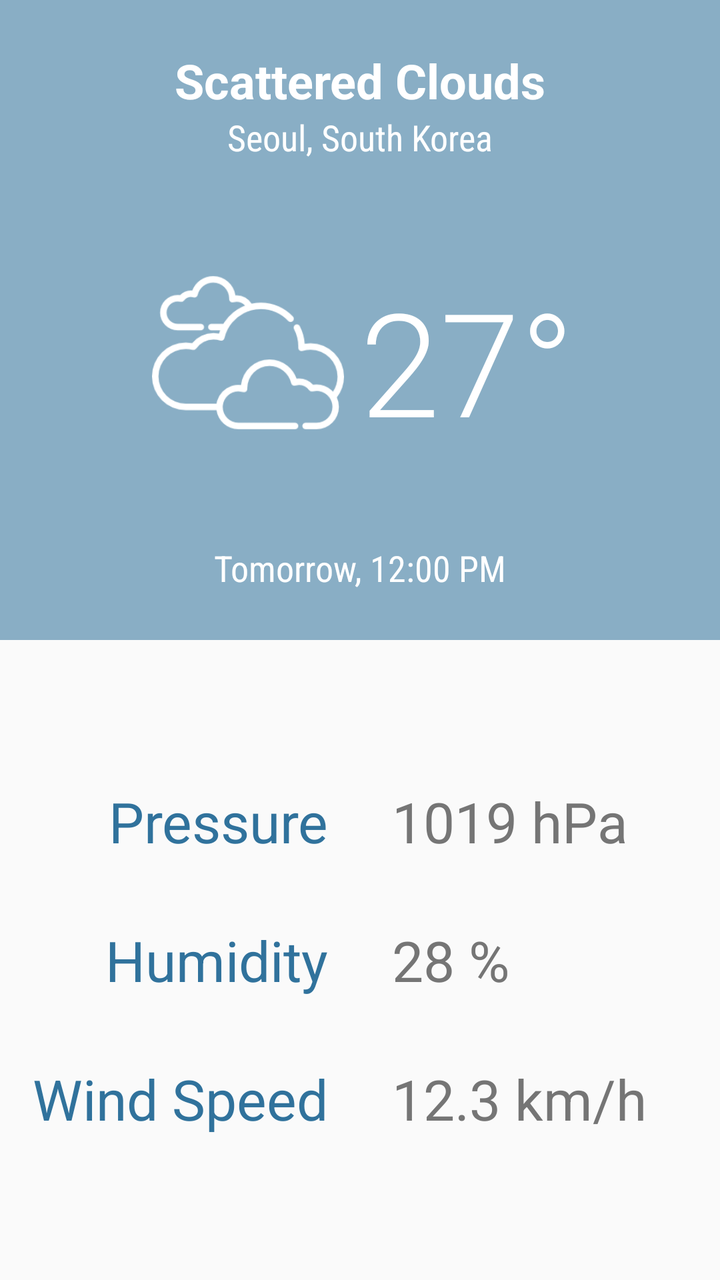
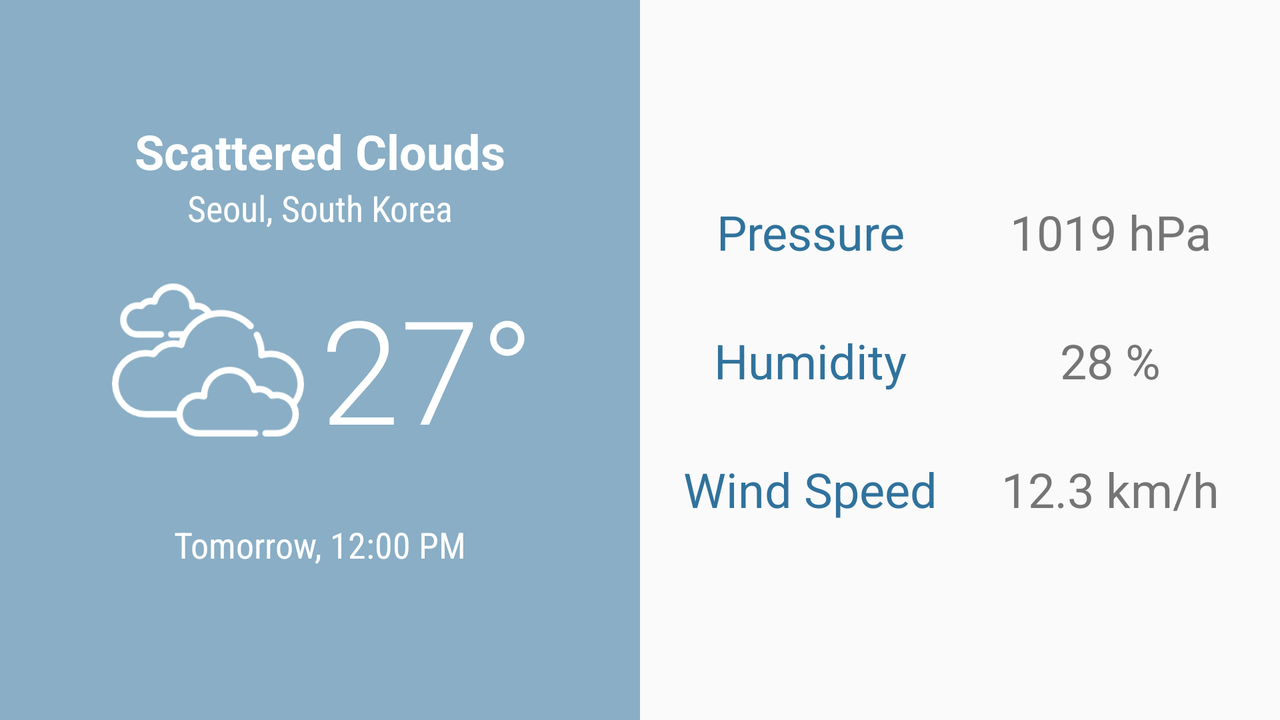

The same Android screen from two of the app's own layout files: first res/layout/ as a phone draws it, then the repository's variant for another configuration, drawn on a device whose configuration selects that folder. Both files follow.
<!-- AndroidManifest.xml: application theme AppTheme -->
<!-- res/layout/activity_details.xml -->
<?xml version="1.0" encoding="utf-8"?>
<android.support.constraint.ConstraintLayout
    xmlns:android="http://schemas.android.com/apk/res/android"
    xmlns:app="http://schemas.android.com/apk/res-auto"
    xmlns:tools="http://schemas.android.com/tools"
    android:layout_width="match_parent"
    android:layout_height="match_parent"
    tools:context="com.yehyunryu.android.socialweather.DetailsActivity">

    <android.support.constraint.Guideline
        android:id="@+id/details_horizontal_guideline"
        android:layout_width="wrap_content"
        android:layout_height="wrap_content"
        android:orientation="horizontal"
        app:layout_constraintGuide_percent="0.5"/>

    <android.support.constraint.Guideline
        android:id="@+id/details_vertical_guideline"
        android:layout_width="wrap_content"
        android:layout_height="wrap_content"
        android:orientation="vertical"
        app:layout_constraintGuide_percent="0.5"/>

    <View
        android:id="@+id/details_background"
        android:layout_width="0dp"
        android:layout_height="0dp"
        android:background="@color/colorPrimaryLight"
        android:scaleType="centerCrop"
        android:alpha="0.8"
        app:layout_constraintTop_toTopOf="parent"
        app:layout_constraintBottom_toTopOf="@id/details_horizontal_guideline"
        app:layout_constraintLeft_toLeftOf="parent"
        app:layout_constraintRight_toRightOf="parent" />

    <TextView
        android:id="@+id/details_description"
        android:layout_width="wrap_content"
        android:layout_height="wrap_content"
        tools:text="Scattered Clouds"
        android:textColor="@android:color/white"
        android:textSize="24sp"
        android:textStyle="bold"
        android:layout_marginTop="24dp"
        app:layout_constraintTop_toTopOf="parent"
        app:layout_constraintLeft_toLeftOf="parent"
        app:layout_constraintRight_toRightOf="parent" />

    <TextView
        android:id="@+id/details_location"
        android:layout_width="wrap_content"
        android:layout_height="wrap_content"
        tools:text="Seoul, South Korea"
        android:textColor="@android:color/white"
        android:textSize="18sp"
        android:fontFamily="sans-serif-condensed"
        app:layout_constraintTop_toBottomOf="@id/details_description"
        app:layout_constraintLeft_toLeftOf="parent"
        app:layout_constraintRight_toRightOf="parent" />

    <ImageView
        android:id="@+id/details_icon"
        android:layout_width="96dp"
        android:layout_height="96dp"
        tools:src="@drawable/cloudy_white"
        android:layout_marginRight="8dp"
        android:layout_marginEnd="8dp"
        android:contentDescription="@string/details_weather_icon_content_description"
        app:layout_constraintTop_toBottomOf="@id/details_location"
        app:layout_constraintBottom_toTopOf="@+id/details_date"
        app:layout_constraintRight_toLeftOf="@id/details_vertical_guideline"/>

    <TextView
        android:id="@+id/details_temperature"
        android:layout_width="wrap_content"
        android:layout_height="wrap_content"
        tools:text="27\u00B0"
        android:textColor="@android:color/white"
        android:textSize="72sp"
        android:fontFamily="sans-serif-light"
        android:gravity="center"
        android:layout_marginTop="8dp"
        app:layout_constraintTop_toTopOf="@id/details_icon"
        app:layout_constraintBottom_toBottomOf="@id/details_icon"
        app:layout_constraintLeft_toRightOf="@id/details_vertical_guideline" />

    <TextView
        android:id="@+id/details_date"
        android:layout_width="wrap_content"
        android:layout_height="wrap_content"
        tools:text="Tomorrow, 12:00 PM"
        android:textColor="@android:color/white"
        android:textSize="18sp"
        android:fontFamily="sans-serif-condensed"
        android:layout_marginBottom="24dp"
        app:layout_constraintBottom_toTopOf="@id/details_horizontal_guideline"
        app:layout_constraintLeft_toLeftOf="parent"
        app:layout_constraintRight_toRightOf="parent" />

    <LinearLayout
        android:layout_width="150dp"
        android:layout_height="wrap_content"
        android:layout_marginRight="16dp"
        android:layout_marginEnd="16dp"
        android:orientation="vertical"
        app:layout_constraintTop_toBottomOf="@id/details_horizontal_guideline"
        app:layout_constraintBottom_toBottomOf="parent"
        app:layout_constraintRight_toLeftOf="@id/details_vertical_guideline">

        <TextView
            android:id="@+id/details_pressure_label"
            android:layout_width="match_parent"
            android:layout_height="wrap_content"
            android:text="@string/details_pressure_label"
            android:textColor="@color/colorPrimary"
            android:textSize="28sp"
            android:gravity="end" />

        <TextView
            android:id="@+id/details_humidity_label"
            android:layout_width="match_parent"
            android:layout_height="wrap_content"
            android:text="@string/details_humidity_label"
            android:textColor="@color/colorPrimary"
            android:textSize="28sp"
            android:gravity="end"
            android:layout_marginTop="32dp"
            android:layout_marginBottom="32dp"/>

        <TextView
            android:id="@+id/details_wind_label"
            android:layout_width="match_parent"
            android:layout_height="wrap_content"
            android:text="@string/details_wind_label"
            android:textColor="@color/colorPrimary"
            android:textSize="28sp"
            android:gravity="end" />

    </LinearLayout>

    <LinearLayout
        android:layout_width="150dp"
        android:layout_height="wrap_content"
        android:layout_marginLeft="16dp"
        android:layout_marginStart="16dp"
        android:orientation="vertical"
        app:layout_constraintTop_toBottomOf="@id/details_horizontal_guideline"
        app:layout_constraintBottom_toBottomOf="parent"
        app:layout_constraintLeft_toRightOf="@id/details_vertical_guideline">

        <TextView
            android:id="@+id/details_pressure_value"
            android:layout_width="match_parent"
            android:layout_height="wrap_content"
            tools:text="1019 hPa"
            android:textColor="@color/textSecondary"
            android:textSize="28sp"
            android:gravity="start" />

        <TextView
            android:id="@+id/details_humidity_value"
            android:layout_width="150dp"
            android:layout_height="match_parent"
            tools:text="28 %"
            android:textColor="@color/textSecondary"
            android:textSize="28sp"
            android:gravity="start"
            android:layout_marginTop="32dp"
            android:layout_marginBottom="32dp"/>

        <TextView
            android:id="@+id/details_wind_value"
            android:layout_width="match_parent"
            android:layout_height="wrap_content"
            tools:text="12.3 km/h"
            android:textColor="@color/textSecondary"
            android:textSize="28sp"
            android:gravity="start" />

    </LinearLayout>

</android.support.constraint.ConstraintLayout>
<!-- resources referenced by this layout -->
<resources>
  <color name="colorPrimary">#30729C</color>
  <color name="colorPrimaryLight">#6e9cb9</color>
  <color name="textSecondary">#757575</color>
  <!-- drawable cloudy_white: png bitmap (drawable-hdpi, 1631 bytes) -->
  <string name="details_humidity_label">Humidity</string>
  <string name="details_pressure_label">Pressure</string>
  <string name="details_weather_icon_content_description">Weather Icon</string>
  <string name="details_wind_label">Wind Speed</string>
  <style name="AppTheme" parent="Theme.AppCompat.Light.DarkActionBar">
          
          <item name="colorPrimary">@color/colorPrimary</item>
          <item name="colorPrimaryDark">@color/colorPrimaryDark</item>
          <item name="colorAccent">@color/colorAccent</item>
          <item name="preferenceTheme">@style/PreferenceThemeOverlay</item>
      </style>
  <color name="colorPrimaryDark">#214f6d</color>
  <color name="colorAccent">#9c5a30</color>
</resources>
<!-- res/layout-land/activity_details.xml (the repository's variant of the layout above) -->
<!-- drawn on the phone turned sideways -->
<?xml version="1.0" encoding="utf-8"?>
<android.support.constraint.ConstraintLayout
    xmlns:android="http://schemas.android.com/apk/res/android"
    xmlns:app="http://schemas.android.com/apk/res-auto"
    xmlns:tools="http://schemas.android.com/tools"
    android:layout_width="match_parent"
    android:layout_height="match_parent"
    tools:context="com.yehyunryu.android.socialweather.DetailsActivity">

    <android.support.constraint.Guideline
        android:id="@+id/details_vertical_guideline"
        android:layout_width="wrap_content"
        android:layout_height="wrap_content"
        android:orientation="vertical"
        app:layout_constraintGuide_percent="0.5" />

    <android.support.constraint.Guideline
        android:id="@+id/details_left_vertical_guideline"
        android:layout_width="wrap_content"
        android:layout_height="wrap_content"
        android:orientation="vertical"
        app:layout_constraintGuide_percent="0.25" />

    <android.support.constraint.Guideline
        android:id="@+id/details_right_vertical_guideline"
        android:layout_width="wrap_content"
        android:layout_height="wrap_content"
        android:orientation="vertical"
        app:layout_constraintGuide_percent="0.75" />

    <android.support.constraint.Guideline
        android:id="@+id/details_horizontal_guideline"
        android:layout_width="wrap_content"
        android:layout_height="wrap_content"
        android:orientation="horizontal"
        app:layout_constraintGuide_percent="0.5" />

    <View
        android:id="@+id/details_background"
        android:layout_width="0dp"
        android:layout_height="0dp"
        android:background="@color/colorPrimaryLight"
        android:scaleType="centerCrop"
        android:alpha="0.8"
        app:layout_constraintTop_toTopOf="parent"
        app:layout_constraintBottom_toBottomOf="parent"
        app:layout_constraintLeft_toLeftOf="parent"
        app:layout_constraintRight_toLeftOf="@+id/details_vertical_guideline" />

    <TextView
        android:id="@+id/details_description"
        android:layout_width="wrap_content"
        android:layout_height="wrap_content"
        tools:text="Scattered Clouds"
        android:textColor="@android:color/white"
        android:textSize="24sp"
        android:textStyle="bold"
        app:layout_constraintBottom_toTopOf="@+id/details_location"
        app:layout_constraintLeft_toLeftOf="parent"
        app:layout_constraintRight_toLeftOf="@+id/details_vertical_guideline" />

    <TextView
        android:id="@+id/details_location"
        android:layout_width="wrap_content"
        android:layout_height="wrap_content"
        tools:text="Seoul, South Korea"
        android:textColor="@android:color/white"
        android:textSize="18sp"
        android:fontFamily="sans-serif-condensed"
        android:layout_marginBottom="16dp"
        app:layout_constraintBottom_toTopOf="@+id/details_icon"
        app:layout_constraintLeft_toLeftOf="parent"
        app:layout_constraintRight_toLeftOf="@+id/details_vertical_guideline" />

    <ImageView
        android:id="@+id/details_icon"
        android:layout_width="96dp"
        android:layout_height="96dp"
        tools:src="@drawable/cloudy_white"
        android:layout_marginRight="8dp"
        android:layout_marginEnd="8dp"
        android:contentDescription="@string/details_weather_icon_content_description"
        app:layout_constraintTop_toTopOf="@id/details_horizontal_guideline"
        app:layout_constraintBottom_toBottomOf="@id/details_horizontal_guideline"
        app:layout_constraintRight_toLeftOf="@+id/details_left_vertical_guideline"
        app:layout_constraintVertical_bias="0.45"/>

    <TextView
        android:id="@+id/details_temperature"
        android:layout_width="wrap_content"
        android:layout_height="wrap_content"
        tools:text="27\u00B0"
        android:textColor="@android:color/white"
        android:textSize="72sp"
        android:fontFamily="sans-serif-light"
        android:gravity="center"
        android:layout_marginTop="8dp"
        app:layout_constraintTop_toTopOf="@+id/details_icon"
        app:layout_constraintBottom_toBottomOf="@+id/details_icon"
        app:layout_constraintLeft_toLeftOf="@+id/details_left_vertical_guideline" />

    <TextView
        android:id="@+id/details_date"
        android:layout_width="wrap_content"
        android:layout_height="wrap_content"
        tools:text="Tomorrow, 12:00 PM"
        android:textColor="@android:color/white"
        android:textSize="18sp"
        android:fontFamily="sans-serif-condensed"
        android:layout_marginTop="32dp"
        app:layout_constraintTop_toBottomOf="@id/details_icon"
        app:layout_constraintLeft_toLeftOf="parent"
        app:layout_constraintRight_toLeftOf="@id/details_vertical_guideline" />

    <LinearLayout
        android:layout_width="150dp"
        android:layout_height="wrap_content"
        android:orientation="vertical"
        app:layout_constraintTop_toTopOf="parent"
        app:layout_constraintBottom_toBottomOf="parent"
        app:layout_constraintRight_toLeftOf="@id/details_right_vertical_guideline">

        <TextView
            android:id="@+id/details_pressure_label"
            android:layout_width="match_parent"
            android:layout_height="wrap_content"
            android:text="@string/details_pressure_label"
            android:textColor="@color/colorPrimary"
            android:textSize="24sp"
            android:gravity="center" />

        <TextView
            android:id="@+id/details_humidity_label"
            android:layout_width="match_parent"
            android:layout_height="wrap_content"
            android:text="@string/details_humidity_label"
            android:textColor="@color/colorPrimary"
            android:textSize="24sp"
            android:gravity="center"
            android:layout_marginTop="32dp"
            android:layout_marginBottom="32dp"/>

        <TextView
            android:id="@+id/details_wind_label"
            android:layout_width="match_parent"
            android:layout_height="wrap_content"
            android:text="@string/details_wind_label"
            android:textColor="@color/colorPrimary"
            android:textSize="24sp"
            android:gravity="center" />

    </LinearLayout>

    <LinearLayout
        android:layout_width="150dp"
        android:layout_height="wrap_content"
        android:orientation="vertical"
        app:layout_constraintTop_toTopOf="parent"
        app:layout_constraintBottom_toBottomOf="parent"
        app:layout_constraintLeft_toRightOf="@id/details_right_vertical_guideline">

        <TextView
            android:id="@+id/details_pressure_value"
            android:layout_width="match_parent"
            android:layout_height="wrap_content"
            tools:text="1019 hPa"
            android:textColor="@color/textSecondary"
            android:textSize="24sp"
            android:gravity="center" />

        <TextView
            android:id="@+id/details_humidity_value"
            android:layout_width="150dp"
            android:layout_height="match_parent"
            tools:text="28 %"
            android:textColor="@color/textSecondary"
            android:textSize="24sp"
            android:gravity="center"
            android:layout_marginTop="32dp"
            android:layout_marginBottom="32dp"/>

        <TextView
            android:id="@+id/details_wind_value"
            android:layout_width="match_parent"
            android:layout_height="wrap_content"
            tools:text="12.3 km/h"
            android:textColor="@color/textSecondary"
            android:textSize="24sp"
            android:gravity="center" />

    </LinearLayout>

</android.support.constraint.ConstraintLayout>
